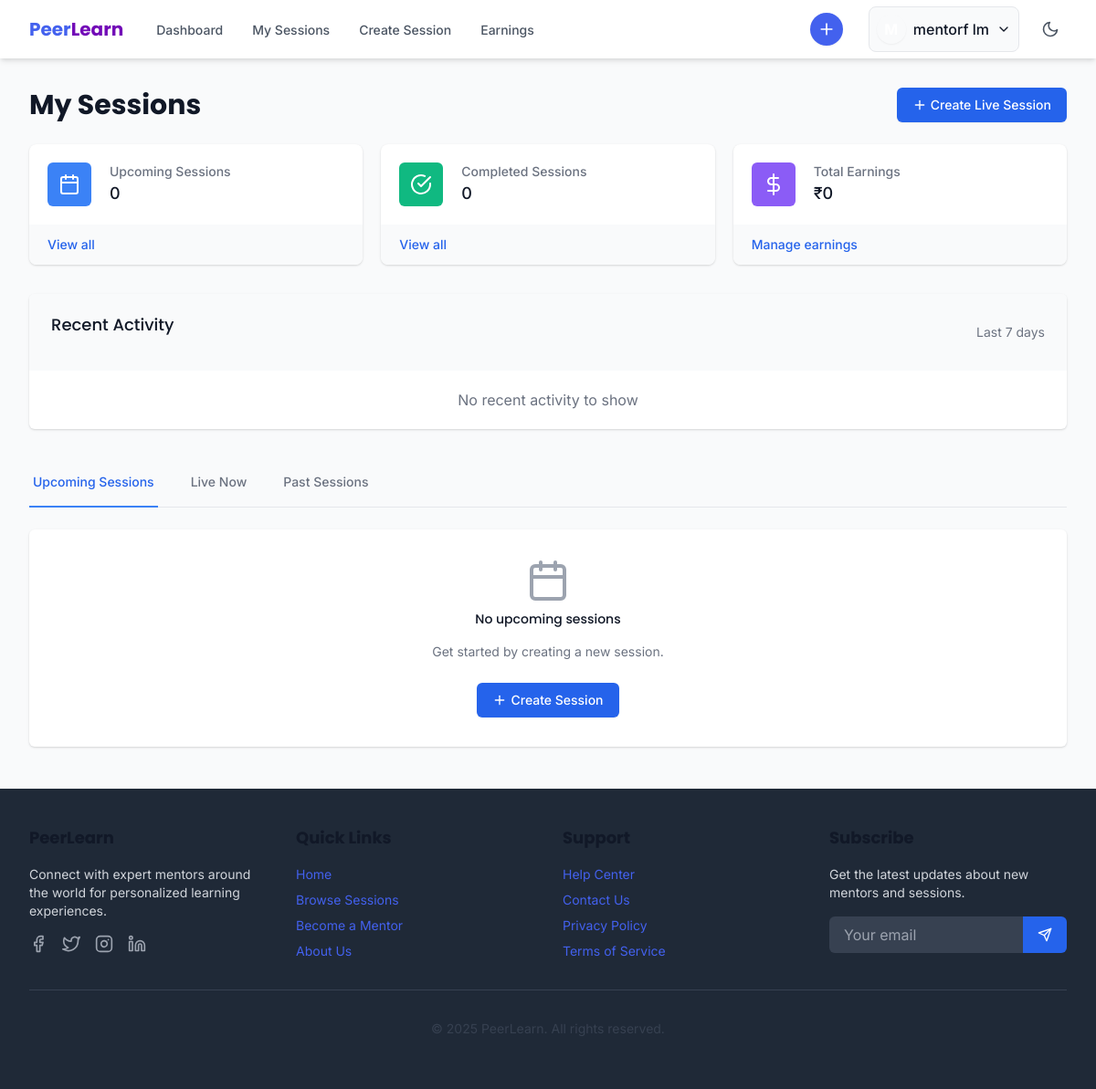
Before: /sessions/mentor/ (signed in) with the older database file.
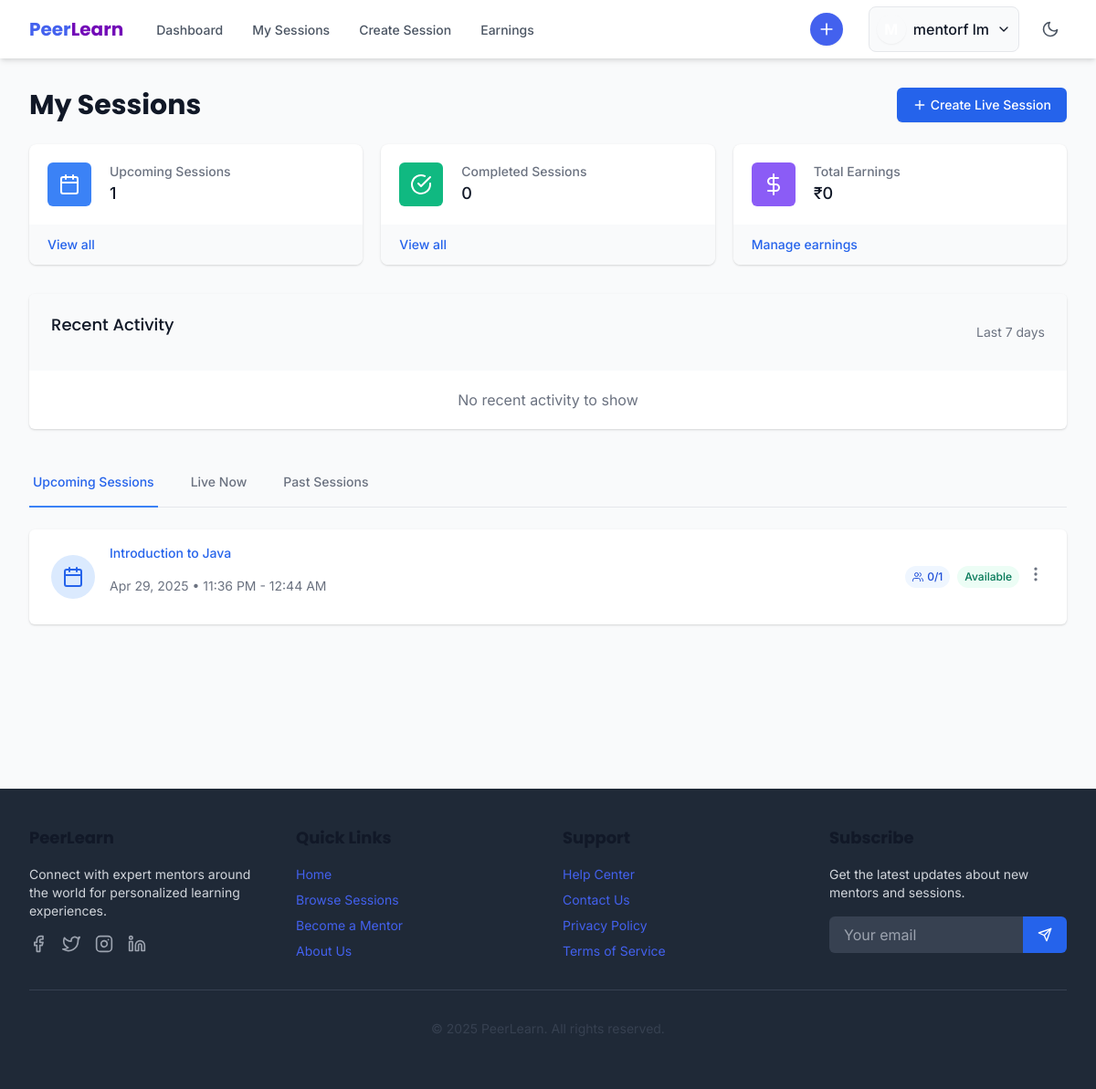
After: the same page with the newer database file.
### learning_sessions/models.py (models this page shows, shortened)
class Session(models.Model):
    STATUS_CHOICES = (
        ('scheduled', _('Scheduled')),
        ('in_progress', _('In Progress')),
        ('completed', _('Completed')),
        ('cancelled', _('Cancelled')),
    )
    mentor = models.ForeignKey(MentorProfile, on_delete=models.CASCADE, related_name='sessions')
    title = models.CharField(_('title'), max_length=255)
    description = models.TextField(_('description'))
    topics_to_cover = models.TextField(_('topics to cover'), blank=True, help_text=_("List of topics that will be covered in this session"))
    start_time = models.DateTimeField(_('start time'))
    end_time = models.DateTimeField(_('end time'))
    price = models.DecimalField(_('price'), max_digits=10, decimal_places=2)
    max_participants = models.PositiveIntegerField(_('maximum participants'), default=1)
    current_participants = models.PositiveIntegerField(_('current participants'), default=0)
    status = models.CharField(_('status'), max_length=20, choices=STATUS_CHOICES, default='scheduled')
    tags = models.CharField(_('tags'), max_length=255, blank=True, help_text=_("Comma-separated tags"))
    thumbnail = models.ImageField(_('thumbnail'), upload_to='session_thumbnails/', blank=True, null=True)
    created_at = models.DateTimeField(auto_now_add=True)
    updated_at = models.DateTimeField(auto_now=True)
    class Meta:
        ordering = ['start_time']
        indexes = [
            models.Index(fields=['start_time']),
            models.Index(fields=['status']),
        ]
    @property
    def is_full(self):
        return self.current_participants >= self.max_participants
    @property
    def is_past(self):
        return self.end_time < timezone.now()
    @property
    def is_ongoing(self):
        if self.status in ['scheduled', 'in_progress']:
            return True
        return False

### learning_sessions/views.py (the view, shortened to what this page needs)
# urls.py: path('mentor/', views.mentor_sessions, name='mentor_sessions'),
@login_required
def mentor_sessions(request):
    if request.user.role != 'mentor':
        messages.error(request, _('Only mentors can access this page.'))
        return redirect('landing_page')
    mentor_profile = get_object_or_404(MentorProfile, user=request.user)
    now = timezone.now()
    upcoming_sessions = Session.objects.filter(
        mentor=mentor_profile,
        status='scheduled',
        start_time__gt=now
    ).order_by('start_time')
    live_sessions = Session.objects.filter(
        mentor=mentor_profile,
        status='in_progress'
    ).order_by('start_time')
    for session in upcoming_sessions:
        time_until_start = session.start_time - now
        session.starts_soon = time_until_start.total_seconds() < 3600  # 1 hour
    past_sessions = Session.objects.filter(
        mentor=mentor_profile,
        status__in=['completed', 'cancelled']
    ).order_by('-start_time')[:10]  # Last 10 sessions
    recent_activities = []
    recent_bookings = Booking.objects.filter(
        session__mentor=mentor_profile,
        created_at__gte=now - timezone.timedelta(days=7)
    ).select_related('session', 'learner').order_by('-created_at')[:5]
    recent_feedback = Feedback.objects.filter(
        booking__session__mentor=mentor_profile,
        created_at__gte=now - timezone.timedelta(days=7)
    ).select_related('booking__session', 'booking__learner').order_by('-created_at')[:5]
    recent_activities.sort(key=lambda x: x['time_ago'])
    upcoming_count = upcoming_sessions.count()
    completed_count = Session.objects.filter(mentor=mentor_profile, status='completed').count()
    total_earnings = 0
    completed_sessions = Session.objects.filter(mentor=mentor_profile, status='completed')
    for session in completed_sessions:
        confirmed_bookings = session.bookings.filter(status='confirmed', payment_complete=True)
        session_earnings = sum(booking.final_price * 0.8 for booking in confirmed_bookings)  # 80% to mentor
        total_earnings += session_earnings
    context = {
        'mentor_profile': mentor_profile,
        'upcoming_sessions': upcoming_sessions,
        'live_sessions': live_sessions,
        'past_sessions': past_sessions,
        'recent_activities': recent_activities,
        'upcoming_count': upcoming_count,
        'completed_count': completed_count,
        'total_earnings': round(total_earnings, 2),
    }
    return render(request, 'sessions/mentor_sessions.html', context)

### users/models.py (called while the page is built)
    def get_full_name(self):
        return f"{self.first_name} {self.last_name}".strip() or self.email

    def get_dashboard_url(self):
        if self.role == 'learner':
            return reverse('learner_dashboard')
        elif self.role == 'mentor':
            return reverse('mentor_dashboard')
        elif self.role == 'admin':
            return reverse('admin_dashboard')
        return reverse('landing_page')

### templates/sessions/mentor_sessions.html (shortened to what the changed rows need)
{% extends 'base.html' %}
{% load i18n %}
{% load static %}
{% block content %}
<div class="bg-gray-50 min-h-screen py-8">
    <div class="max-w-7xl mx-auto px-4 sm:px-6 lg:px-8">
        <div class="flex flex-col md:flex-row md:items-center justify-between mb-6">
            <h1 class="text-2xl md:text-3xl font-bold text-gray-900 mb-4 md:mb-0">{% trans "My Sessions" %}</h1>
        </div>
        <div class="grid grid-cols-1 md:grid-cols-3 gap-5 mb-8">
            <div class="bg-white overflow-hidden shadow rounded-lg">
                <div class="p-5">
                    <div class="flex items-center">
                        <div class="ml-5 w-0 flex-1">
                            <dl>
                                <dd>
                                    <div class="text-lg font-medium text-gray-900">{{ upcoming_count }}</div>
                                </dd>
                            </dl>
                        </div>
                    </div>
                </div>
            </div>
        </div>
        <div class="bg-white shadow overflow-hidden sm:rounded-md mb-8">
            <div class="flex items-center justify-between px-4 py-5 sm:px-6 bg-gray-50">
                <h2 class="text-lg font-medium text-gray-900">{% trans "Recent Activity" %}</h2>
            </div>
        </div>
        <div id="content-upcoming" class="tab-content">
            <div class="overflow-hidden bg-white shadow sm:rounded-md">
                {% if upcoming_sessions %}
                    <ul class="divide-y divide-gray-200">
                        {% for session in upcoming_sessions %}
                            <li>
                                <div class="block hover:bg-gray-50">
                                    <div class="flex items-center px-4 py-4 sm:px-6">
                                        <div class="flex min-w-0 flex-1 items-center">
                                            <div class="flex-shrink-0">
                                                <div class="h-12 w-12 rounded-full bg-blue-100 flex items-center justify-center">
                                                    <i data-feather="calendar" class="h-6 w-6 text-blue-600"></i>
                                                </div>
                                            </div>
                                            <div class="min-w-0 flex-1 px-4">
                                                <div>
                                                    <p class="truncate text-sm font-medium text-blue-600">{{ session.title }}</p>
                                                    <p class="mt-1 flex text-sm text-gray-500">
                                                        <span class="truncate">{{ session.start_time|date:"M j, Y • g:i A" }} - {{ session.end_time|date:"g:i A" }}</span>
                                                    </p>
                                                </div>
                                            </div>
                                        </div>
                                        <div class="flex items-center space-x-2">
                                            <div class="flex items-center px-2 py-1 text-xs font-medium rounded-full bg-blue-50 text-blue-700">
                                                <i data-feather="users" class="h-3 w-3 mr-1"></i>
                                                {{ session.current_participants }}/{{ session.max_participants }}
                                            </div>
                                            <div class="flex items-center px-2 py-1 text-xs font-medium rounded-full
                                                {% if session.is_full %}bg-red-50 text-red-700{% else %}bg-green-50 text-green-700{% endif %}">
                                                {% if session.is_full %}
                                                    {% trans "Full" %}
                                                {% else %}
                                                    {% trans "Available" %}
                                                {% endif %}
                                            </div>
                                            <div class="dropdown relative">
                                                <button class="text-gray-500 hover:text-gray-700 focus:outline-none">
                                                    <i data-feather="more-vertical" class="h-5 w-5"></i>
                                                </button>
                                            </div>
                                        </div>
                                    </div>
                                </div>
                            </li>
                        {% endfor %}
                    </ul>
                {% else %}
                    <div class="text-center py-8">
                        <div class="mx-auto h-12 w-12 text-gray-400">
                            <i data-feather="calendar" class="h-full w-full"></i>
                        </div>
                        <h3 class="mt-2 text-sm font-medium text-gray-900">{% trans "No upcoming sessions" %}</h3>
                        <p class="mt-1 text-sm text-gray-500">{% trans "Get started by creating a new session." %}</p>
                        <div class="mt-6">
                            <a href="{% url 'create_session' %}" class="inline-flex items-center px-4 py-2 border border-transparent shadow-sm text-sm font-medium rounded-md text-white bg-blue-600 hover:bg-blue-700">
                                <i data-feather="plus" class="h-4 w-4 mr-1"></i>
                                {% trans "Create Session" %}
                            </a>
                        </div>
                    </div>
                {% endif %}
            </div>
        </div>
    </div>
</div>
{% endblock %}

Changed rows visible on the page:
added Session: title "Introduction to Java", start_time "Apr 29, 2025 • 11:36 PM", end_time "12:44 AM", current_participants "0", max_participants "1"
Other visible differences:
{{ upcoming_count }}: "0" → "1"
text no longer shown: "No upcoming sessions Get started by creating a new session. Create Session"
